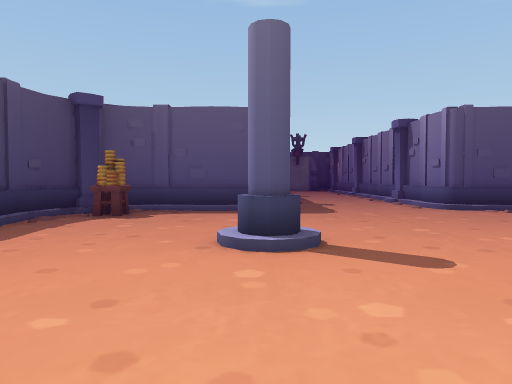
[1] (above)

17 first-person views from a walk through a scene from a Unity 3-D project. The camera is 1.2 m above the floor, tilts 2° down and sees 70° across. The floor is counted in squares, 2 m on a side. Each view is taken from the middle of a square. On the plan, view 1 faces up. The plan holds only what a view shows up to about 10 squares ahead; the rest is blank. The player is left out. Some surface patterns are stand-ins.

[2]
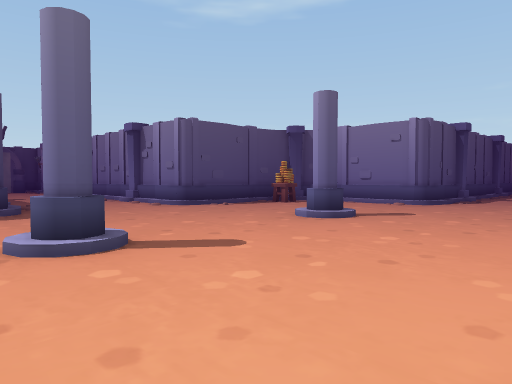

[3]
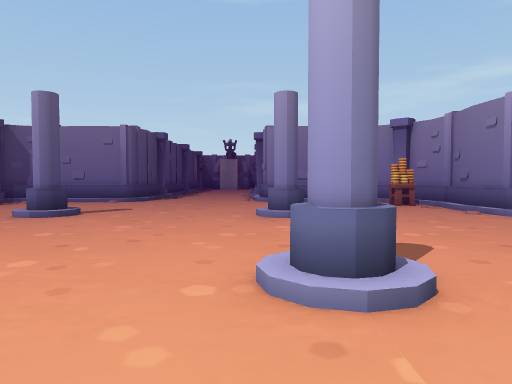

[4]
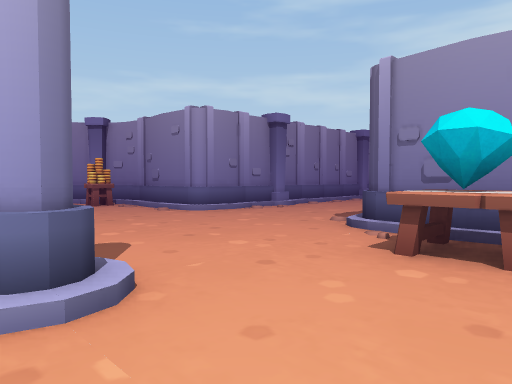

[5]
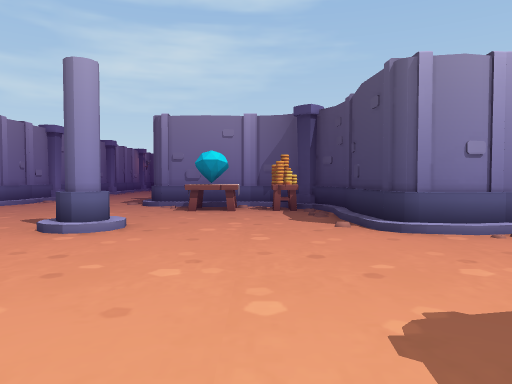

[6]
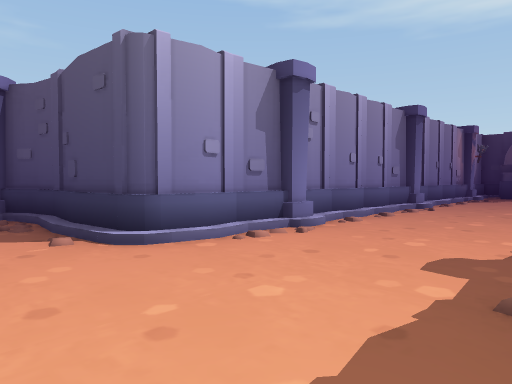

[7]
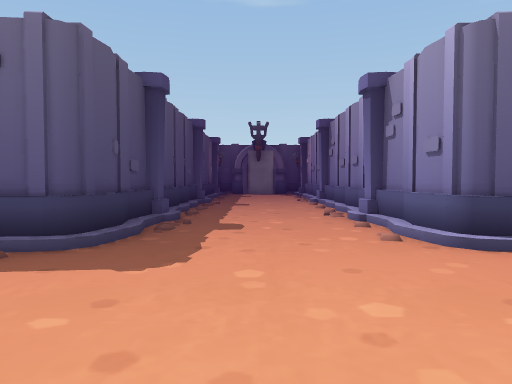

[8]
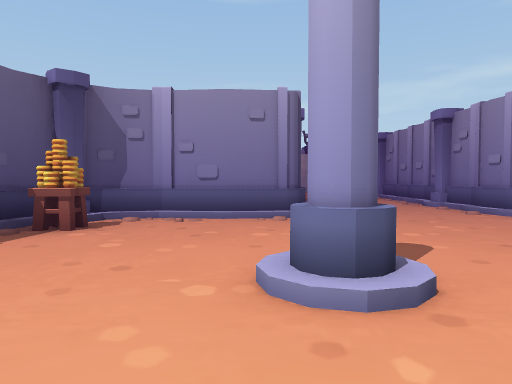

[9]
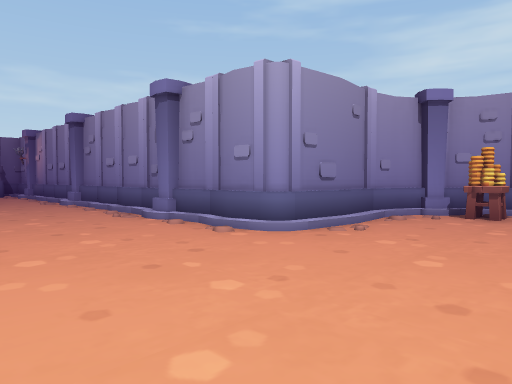

[10]
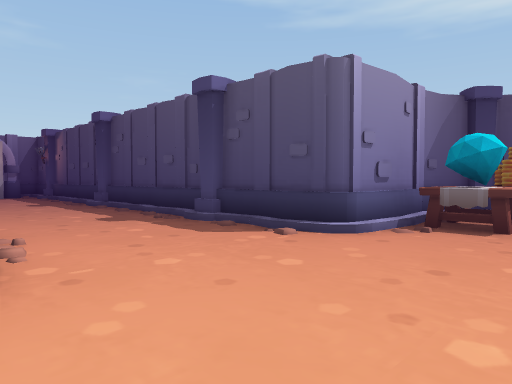

[11]
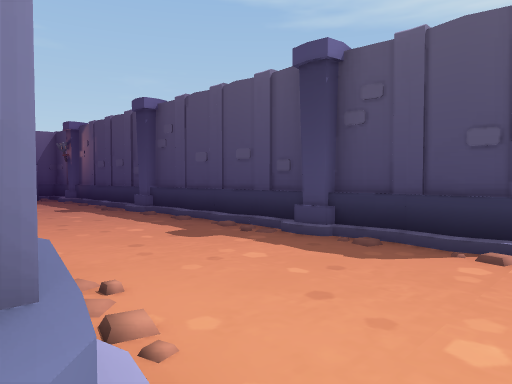

[12]
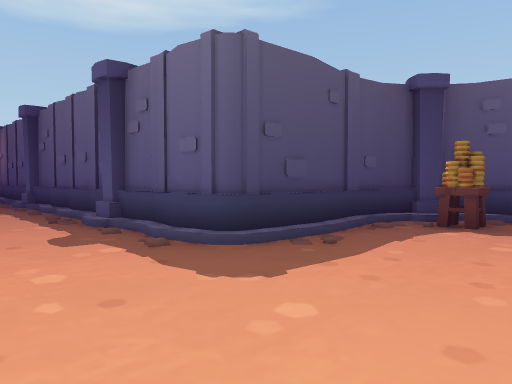

[13]
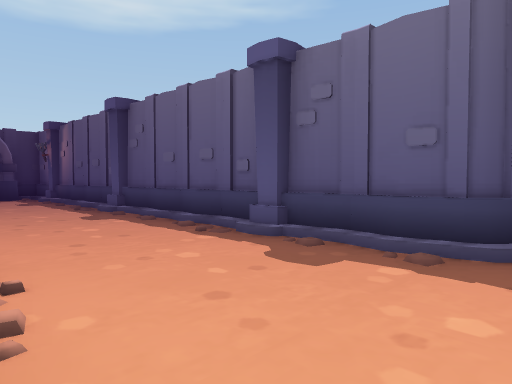

[14]
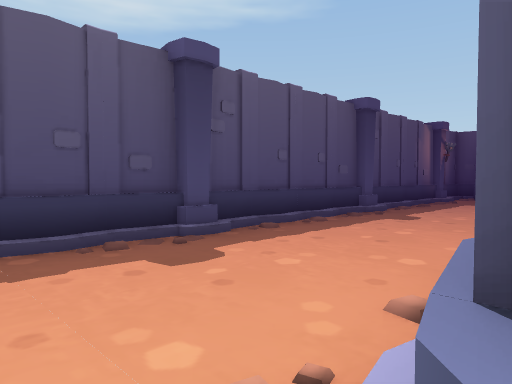

[15]
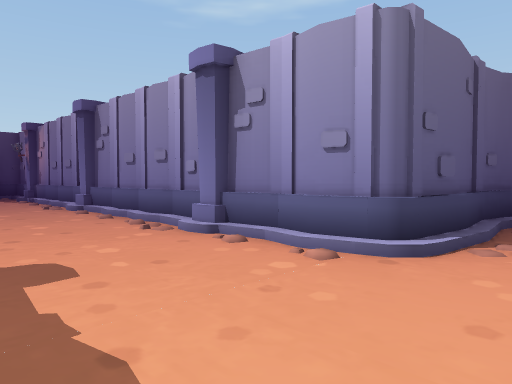

[16]
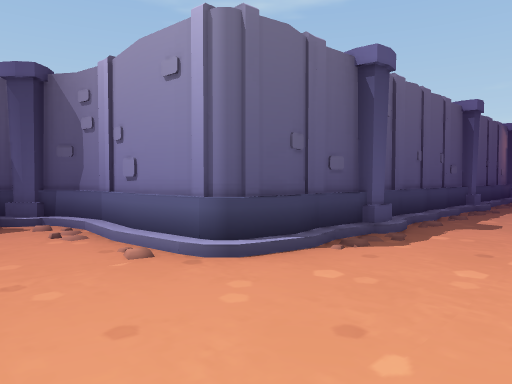

[17]
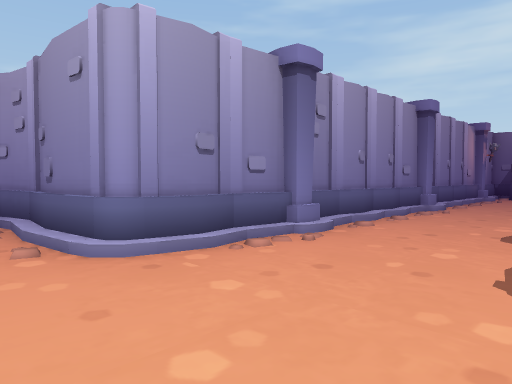

### Floor plan
Key: @ floor where view 1 was taken; # wall or solid block; . floor; / step, stairs or slope; = window, fence, low wall or low ledge; ^ raised ledge; O other object.
Columns run from 14 left of view 1 to 18 right of it. Each row starts with its distance up from view 1.
 18               #. .#
 17               #. .#
 16               #=..#
 15               #=..#
 14               ##..#
 13               #...#
 12               #=..#
 11               #=..#
 10               ##..#
  9               #...#
  8               #=..#
  7           ###^/....^###
  6           #OO.......O.#
  5           #=..........#
  4           #...........##
  3 ###########...#...#....##########
  2 .............................
  1 ...............................
  0  /###/###//...@.......////###/#
 -1  ## ### ###=..#...# ..##### ###
 -2           #........ ..#
 -3           #OOO......OO#
 -4           ####/....####
 -5              ##=..##
 -6               ##..#
 -7               #...#
 -8               #=..#
 -9               #=..#
-10               ##..#
-11               #...#
-12               #=..#
-13               #=..#
-14               ##..#
-15               #.  #

Positions as (right, up) in squares from view 1, and headings:
1: (0, 0), facing up
2: (-1, 0), facing up-right
3: (-2, 0), facing right
4: (-2, 0), facing down-right
5: (-2, 4), facing down
6: (-2, 3), facing down-left
7: (2, 4), facing up
8: (2, 4), facing right
9: (5, 3), facing down-right
10: (4, -2), facing down-left
11: (4, -4), facing down-left
12: (-1, 1), facing up-left
13: (-3, 0), facing up-left
14: (4, 7), facing up-left
15: (1, 6), facing up-right
16: (6, 1), facing up-right
17: (1, -3), facing down-right
